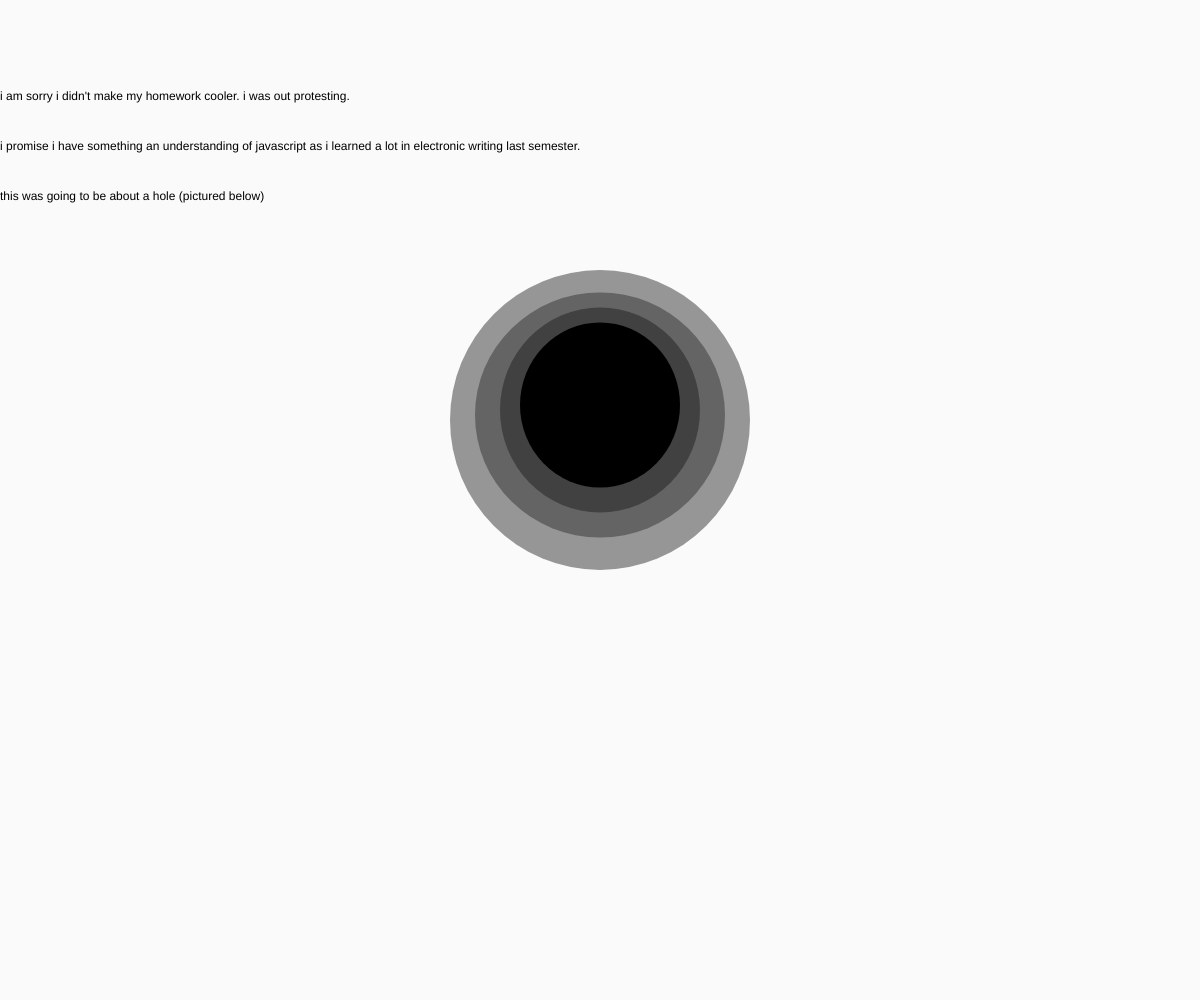
Frame 1 (no input)
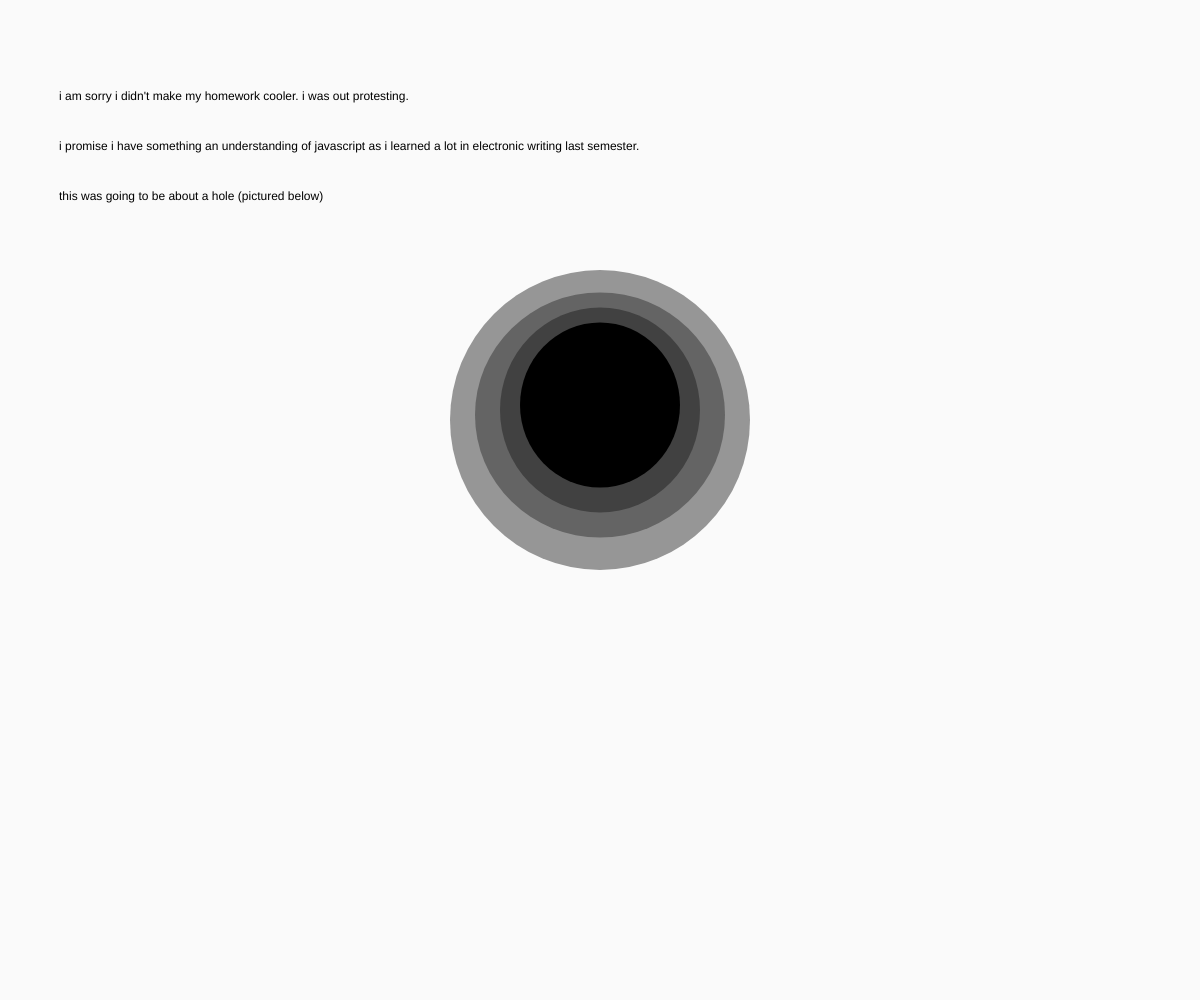
Frame 60 (no input)
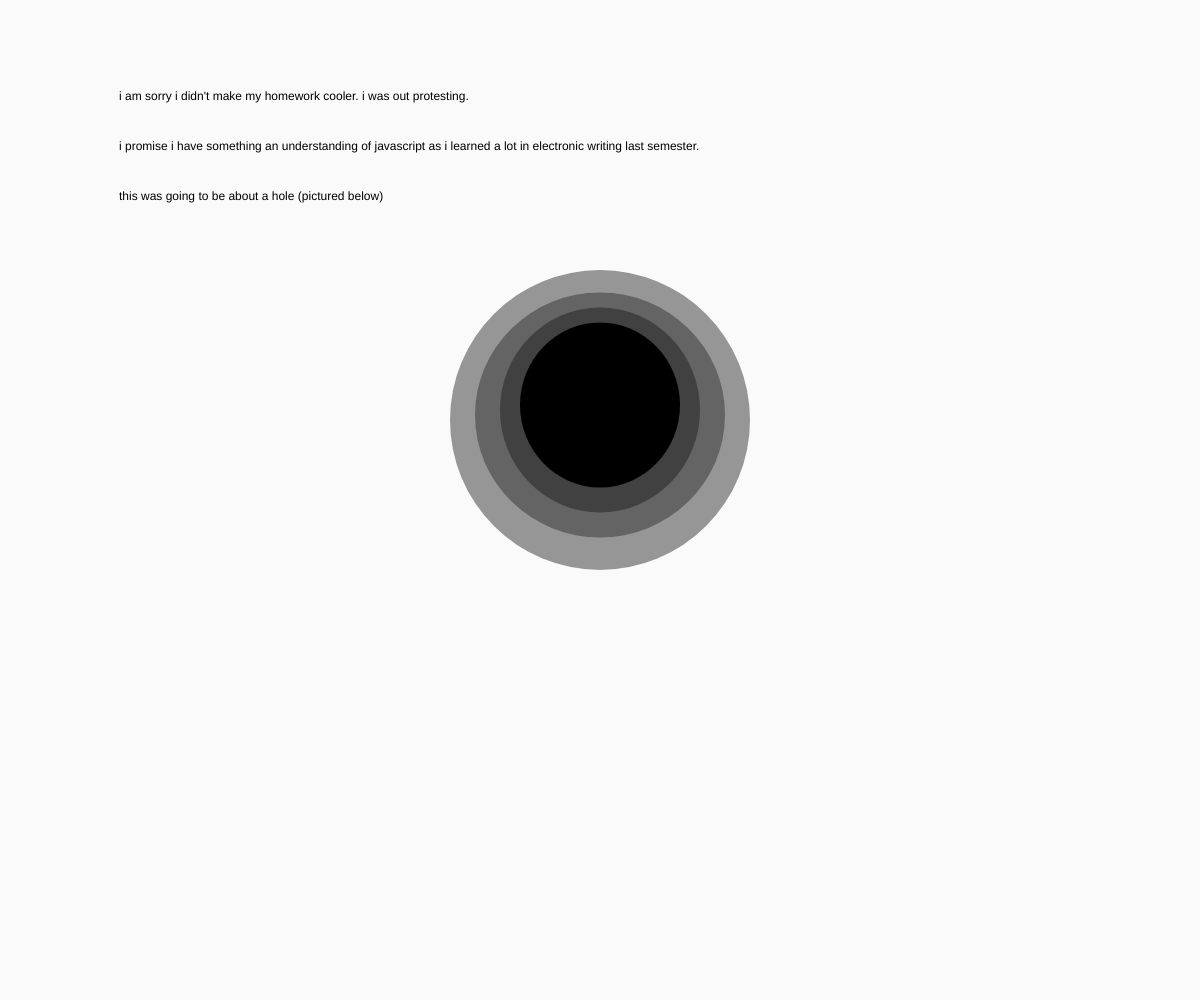
Frame 120 (the mouse pressed at the canvas centre since frame 60)

The p5.js sketch that drew these frames (run headless with seeded random() and noise() and a simulated clock; from frame 60 on, the mouse is pressed at the canvas centre):

// p5.js sketch
// ── sketch.js
/* global alpha blue brightness color green hue lerpColor lightness red saturation p5.Color background clear colorMode fill noFill noStroke stroke arc ellipse circle line point quad rect square triangle ellipseMode noSmooth rectMode smooth strokeCap strokeJoin strokeWeight bezier bezierDetail bezierPoint bezierTangent curve curveDetail curveTightness curvePoint curveTangent beginContour beginShape bezierVertex curveVertex endContour endShape quadraticVertex vertex plane box sphere cylinder cone ellipsoid torus p5.Geometry loadModel model HALF_PI PI QUARTER_PI TAU TWO_PI DEGREES RADIANS print frameCount deltaTime focused cursor frameRate noCursor displayWidth displayHeight windowWidth windowHeight windowResized width height fullscreen pixelDensity displayDensity getURL getURLPath getURLParams preload setup draw remove disableFriendlyErrors noLoop loop push pop redraw p5.Element select selectAll removeElements changed input createDiv createP createSpan createImg createA createSlider createButton createCheckbox createSelect createRadio createColorPicker createInput createFileInput createVideo createAudio VIDEO AUDIO createCapture createElement p5.MediaElement p5.Graphics createCanvas resizeCanvas noCanvas createGraphics blendMode setAttributes applyMatrix resetMatrix rotate rotateX rotateY rotateZ scale shearX shearY translate storeItem getItem clearStorage removeItem createStringDict createNumberDict p5.TypedDict p5.NumberDict append arrayCopy concat reverse shorten shuffle sort splice subset float int str boolean byte char unchar hex unhex join match matchAll nf nfc nfp nfs split splitTokens trim deviceOrientation accelerationX accelerationY accelerationZ pAccelerationX pAccelerationY pAccelerationZ rotationX rotationY rotationZ pRotationX pRotationY pRotationZ turnAxis setMoveThreshold setShakeThreshold deviceMoved deviceTurned deviceShaken keyIsPressed key keyCode keyPressed keyReleased keyTyped keyIsDown movedX movedY mouseX mouseY pmouseX pmouseY winMouseX winMouseY pwinMouseX pwinMouseY mouseButton mouseIsPressed mouseMoved mouseDragged mousePressed mouseReleased mouseClicked doubleClicked mouseWheel requestPointerLock exitPointerLock touches touchStarted touchMoved touchEnded createImage saveCanvas saveFrames p5.Image loadImage image tint noTint imageMode pixels blend copy filter get loadPixels set updatePixels loadJSON loadStrings loadTable loadXML loadBytes httpGet httpPost httpDo p5.XML createWriter p5.PrintWriter save saveJSON saveStrings saveTable p5.Table p5.TableRow day hour minute millis month second year createVector p5.Vector abs ceil constrain dist exp floor lerp log mag map max min norm pow round sq sqrt noise noiseDetail noiseSeed randomSeed random randomGaussian acos asin atan atan2 cos sin tan degrees radians angleMode textAlign textLeading textSize textStyle textWidth textAscent textDescent loadFont text textFont p5.Font orbitControl debugMode noDebugMode ambientLight directionalLight pointLight lights lightFalloff loadShader createShader shader resetShader normalMaterial texture textureMode textureWrap ambientMaterial emissiveMaterial specularMaterial shininess p5.Shader camera perspective ortho createCamera p5.Camera setCamera */
var sign = ["i am sorry i didn't make my homework cooler. i was out protesting."]
var signX = 0
var sign2 = ["i promise i have something an understanding of javascript as i learned a lot in electronic writing last semester."]
var sign2X = 0
var sign3 = ["this was going to be about a hole (pictured below)"]
var sign3X = 0

function setup () {
  createCanvas(window.innerWidth, window.innerHeight)
}

function draw () {
  background(250)

  c = color(0)
  fill(c)
  text(sign, signX, 100)

  c = color(0)
  fill(c)
  text(sign2, sign2X, 150)

  c = color(0)
  fill(c)
  text(sign3, sign3X, 200)

  c = color(150)
  fill(c)
  noStroke()
  ellipse(windowWidth/2, 420, 300, 300)

  c = color(100)
  fill(c)
  ellipse(windowWidth/2, 415, 250, 245)

  c = color(65)
  fill(c)
  ellipse(windowWidth/2, 410, 200, 205)

  c = color(0)
  fill(c)
  ellipse(windowWidth/2, 405, 160, 165)

  signX = signX + 1
  sign2X = sign2X + 1
  sign3X = sign3X + 1
}
